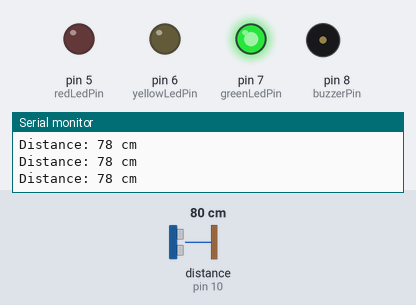
The sketch below on a simulated Arduino Uno, built with avr-gcc and run on an emulated ATmega328P. Parts: output pins drawn as LEDs (lit = HIGH), buzzer (waves = sounding), the last lines printed to the serial monitor. Wiring (inferred from the names in the program): ultrasonic range finder: trigger pin 9; echo pin 10. The test bench sets the inputs (shaded band); at power-on: distance to the obstacle (sensor on pin 10) 80 cm. The echo pulse lasts 58.3 µs per cm; pins used as bus, display or sensor lines are not drawn.

Above: at 1.2 s.
1.3 s: distance to the obstacle (sensor on pin 10) set to 19 cm
2.8 s: distance to the obstacle (sensor on pin 10) set to 15 cm
At 3.87 s:
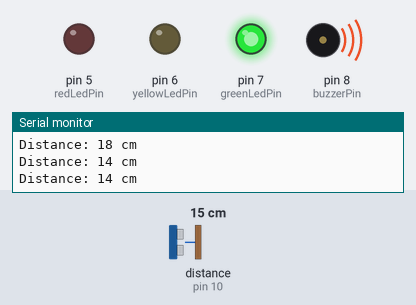
5.8 s: distance to the obstacle (sensor on pin 10) set to 13 cm
8.8 s: distance to the obstacle (sensor on pin 10) set to 10 cm
At 9.36 s:
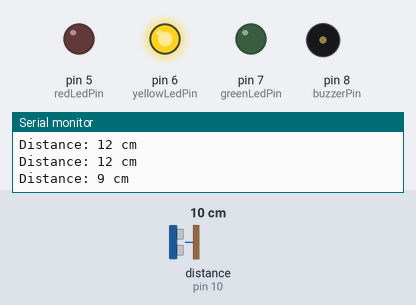
11.8 s: distance to the obstacle (sensor on pin 10) set to 6 cm
At 12.25 s:
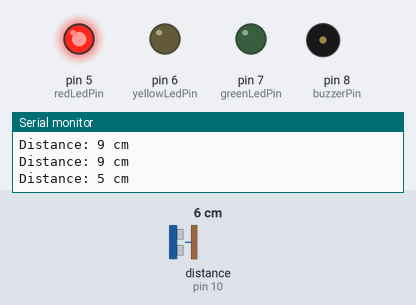
14.8 s: distance to the obstacle (sensor on pin 10) set to 9 cm
At 15.03 s:
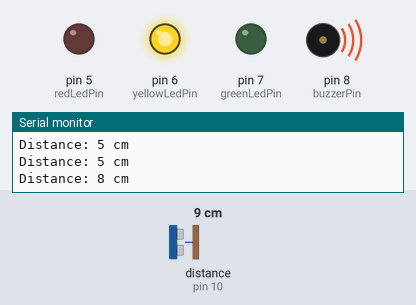
Timing chart, 0 to 18.8 s (numbered marks = the images above; inputs shaded):
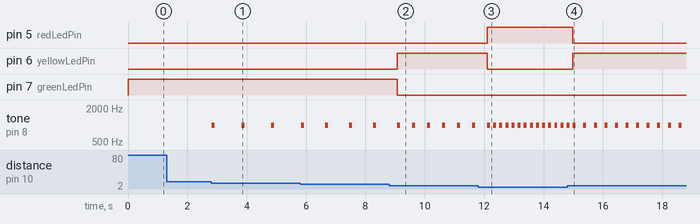

Measured:
- the behaviour switches between 18 and 17 cm on distance to the obstacle (sensor on pin 10) (found by bisection; images 0 and 1)
- the behaviour switches between 12 and 11 cm on distance to the obstacle (sensor on pin 10) (found by bisection; images 1 and 2)
- the behaviour switches between 8 and 7 cm on distance to the obstacle (sensor on pin 10) (found by bisection; images 2 and 3)
- after the input at 2.8 s, tone on pin 8 (buzzerPin): alternates 1000 Hz for 0.10 s and silent for 0.91 s, starting at once
- after the input at 8.8 s, pin 6 (yellowLedPin): LOW → HIGH after 0.27 s; pin 7 (greenLedPin): HIGH → LOW after 0.27 s; tone on pin 8 (buzzerPin): alternates 1000 Hz for 0.10 s and silent for 0.41 s, starting after 0.77 s
- after the input at 11.8 s, pin 5 (redLedPin): LOW → HIGH after 0.30 s; pin 6 (yellowLedPin): HIGH → LOW after 0.30 s; tone on pin 8 (buzzerPin): alternates 1000 Hz for 0.10 s and silent for 0.11 s, starting after 0.51 s
- after the input at 14.8 s, pin 5 (redLedPin): HIGH → LOW after 0.19 s; pin 6 (yellowLedPin): LOW → HIGH after 0.19 s

The sketch:

Smart-Parking-Assistant-main.ino
```cpp
/*******************************\
 * Smart-Parking-Assistant.ino *
 * Revision:01                 *
 * Developed by:               *
 * M E H R A B  K H A V A R I  *
 * @mehrabtronic               *
 * Nov 17th 2024               *
\*******************************/

const int trigPin = 9;  // TRIG pin of the ultrasonic sensor
const int echoPin = 10; // ECHO pin of the ultrasonic sensor
const int buzzerPin = 8; // Buzzer pin
const int greenLedPin = 7; // Green LED pin
const int yellowLedPin = 6; // Yellow LED pin
const int redLedPin = 5;   // Red LED pin

void setup()
  {
    pinMode(trigPin, OUTPUT);
    pinMode(echoPin, INPUT);
    pinMode(buzzerPin, OUTPUT);
    pinMode(greenLedPin, OUTPUT);
    pinMode(yellowLedPin, OUTPUT);
    pinMode(redLedPin, OUTPUT);
    Serial.begin(9600); // For debugging (optional)
  }

void loop()
  {
    long duration, distance;
    int beepDelay;

    // Send an ultrasonic pulse
    digitalWrite(trigPin, LOW);
    delayMicroseconds(2);
    digitalWrite(trigPin, HIGH);
    delayMicroseconds(10);
    digitalWrite(trigPin, LOW);

    // Measure the duration of the echo
    duration = pulseIn(echoPin, HIGH);

    // Calculate the distance in cm
    distance = duration * 0.034 / 2;

    Serial.print("Distance: ");
    Serial.print(distance);
    Serial.println(" cm");

    // Logic to control the LEDs and buzzer
    if (distance < 16 && distance >= 13)
      {
        // Green: Keep going
        digitalWrite(greenLedPin, HIGH); // Turn on the green LED (common anode)
        digitalWrite(yellowLedPin, LOW); // Turn off the yellow LED
        digitalWrite(redLedPin, LOW); // Turn off the red LED
        beepDelay = 900; // Longer delay between beeps
      }
    else if (distance >= 11)
      {
        // Green: Keep going
        digitalWrite(greenLedPin, HIGH); // Turn on the green LED (common anode)
        digitalWrite(yellowLedPin, LOW); // Turn off the yellow LED
        digitalWrite(redLedPin, LOW); // Turn off the red LED
        beepDelay = 700; // Longer delay between beeps
      }
    else if (distance >= 9)
      {
        // Yellow: Slow down
        digitalWrite(greenLedPin, LOW); // Turn off the green LED
        digitalWrite(yellowLedPin, HIGH); // Turn on the yellow LED
        digitalWrite(redLedPin, LOW); // Turn off the red LED
        beepDelay = 400; // Longer delay between beeps
      }
    else if (distance >= 7)
      {
        // Yellow: Slow down
        digitalWrite(greenLedPin, LOW); // Turn off the green LED
        digitalWrite(yellowLedPin, HIGH); // Turn on the yellow LED
        digitalWrite(redLedPin, LOW); // Turn off the red LED
        beepDelay = 250; // Longer delay between beeps
      }
    else if (distance >= 4)
      {
        // Red: Slow down
        digitalWrite(greenLedPin, LOW); // Turn off the green LED
        digitalWrite(yellowLedPin, LOW); // Turn off the yellow LED
        digitalWrite(redLedPin, HIGH); // Turn on the red LED
        beepDelay = 100;  // Shorter delay between beeps
      }
    else if (distance <= 3)
      {
        // Red: Stop
        digitalWrite(greenLedPin, LOW); // Turn off the green LED
        digitalWrite(yellowLedPin, LOW); // Turn off the yellow LED
        digitalWrite(redLedPin, HIGH); // Turn on the red LED
        tone(buzzerPin, 1000); // Continuous beep at the last level
      }
    else
      {
        // Green: Keep going
        digitalWrite(greenLedPin, HIGH); // Turn on the green LED (common anode)
        digitalWrite(yellowLedPin, LOW); // Turn off the yellow LED
        digitalWrite(redLedPin, LOW); // Turn off the red LED
        noTone(buzzerPin); // No sound
      }

    // Generate intermittent beep with variable delay
    if (distance > 3 && distance <= 16)
      { // Only beep if not in the green or red (stop) zone
        tone(buzzerPin, 1000); // Beep at a constant frequency
        delay(100); // Beep duration
        noTone(buzzerPin); // Stop beep
        delay(beepDelay); // Variable pause between beeps
      }

    delay(5); // Short delay for stability
  }
```
